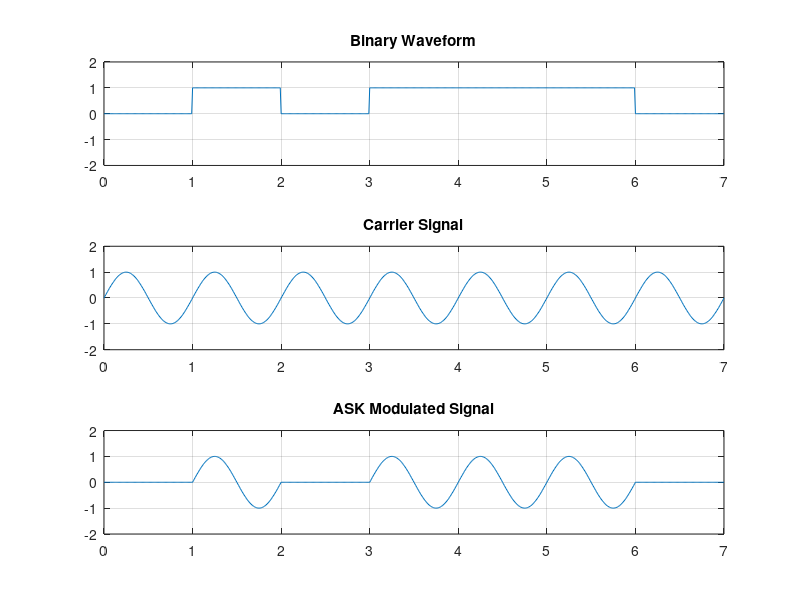

Write MATLAB code to recreate this figure.
b = [0 1 0 1 1 1 0];   % Define the binary sequence (data bits)
n = length(b);          % Determine the length of the binary sequence
t = 0:.01:n;            % Time vector from 0 to n with step size of 0.01

% Loop to create the binary waveform (bw) that matches the time vector
for i = 1:n
    bw(i*100:(i+1)*100) = b(i);   % Stretch each bit over 100 time steps
end
bw = bw(100:end);   % Remove the first 100 samples to align the length with time vector

% Generate a carrier signal (sine wave) with frequency 1 Hz
sint = sin(2*pi*t);   % Generate a sine wave as the carrier signal

% Perform Amplitude Shift Keying (ASK) modulation
st = bw .* sint;      % Modulate the carrier by multiplying it with the binary waveform

% Plot the binary waveform
subplot(3,1,1);        % First subplot
plot(t, bw);           % Plot the binary waveform
grid on;               % Turn on the grid for better visualization
axis([0 n -2 2]);      % Set the axis limits for the plot
title('Binary Waveform');  % Title for the plot

% Plot the carrier signal
subplot(3,1,2);        % Second subplot
plot(t, sint);         % Plot the carrier signal (sine wave)
grid on;               % Turn on the grid for better visualization
axis([0 n -2 2]);      % Set the axis limits for the plot
title('Carrier Signal');   % Title for the plot

% Plot the modulated signal
subplot(3,1,3);        % Third subplot
plot(t, st);           % Plot the modulated signal (ASK)
grid on;               % Turn on the grid for better visualization
axis([0 n -2 2]);      % Set the axis limits for the plot
title('ASK Modulated Signal');   % Title for the plot
